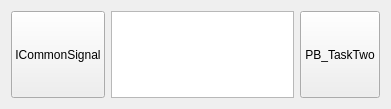
<?xml version="1.0" encoding="UTF-8"?>
<ui version="4.0">
 <class>TestUiPluginForm</class>
 <widget class="QWidget" name="TestUiPluginForm">
  <property name="geometry">
   <rect>
    <x>0</x>
    <y>0</y>
    <width>391</width>
    <height>109</height>
   </rect>
  </property>
  <property name="windowTitle">
   <string>Form</string>
  </property>
  <layout class="QGridLayout" name="gridLayout">
   <item row="0" column="1">
    <widget class="QTextEdit" name="textEdit"/>
   </item>
   <item row="0" column="2">
    <widget class="QPushButton" name="pushButton">
     <property name="sizePolicy">
      <sizepolicy hsizetype="Preferred" vsizetype="Preferred">
       <horstretch>0</horstretch>
       <verstretch>0</verstretch>
      </sizepolicy>
     </property>
     <property name="text">
      <string>PB_TaskTwo</string>
     </property>
    </widget>
   </item>
   <item row="0" column="0">
    <widget class="QPushButton" name="pushButton_2">
     <property name="sizePolicy">
      <sizepolicy hsizetype="Preferred" vsizetype="Preferred">
       <horstretch>0</horstretch>
       <verstretch>0</verstretch>
      </sizepolicy>
     </property>
     <property name="text">
      <string>ICommonSignal</string>
     </property>
    </widget>
   </item>
  </layout>
 </widget>
 <resources/>
 <connections/>
</ui>
